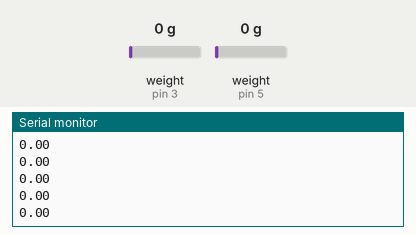
This sketch was run on a simulated Arduino Uno, built with avr-gcc and run on an emulated ATmega328P. Parts: the last lines printed to the serial monitor. The test bench sets the inputs (shaded band); at power-on: weight on the scale (sensors on pin 3, pin 5) 0 g.

Above: at 3.2 s.
3.3 s: weight on the scale (sensor on pin 3) set to 100 g
At 3.31 s:
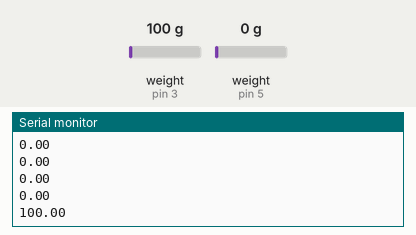
4.8 s: weight on the scale (sensor on pin 5) set to 1250 g
At 4.82 s:
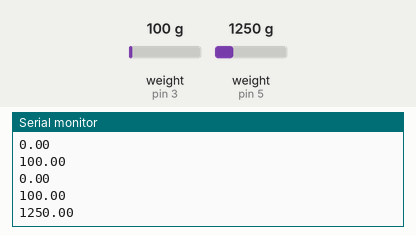
6.3 s: weight on the scale (sensor on pin 3) set to 2500 g
At 6.33 s:
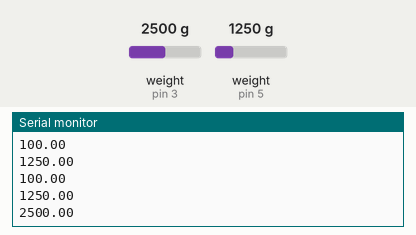
7.8 s: weight on the scale (sensor on pin 5) set to 3750 g
At 7.84 s:
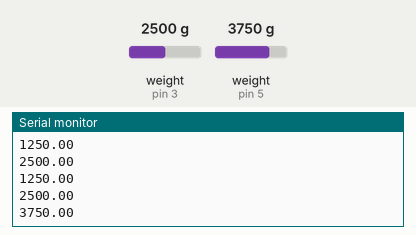
Timing chart, 0 to 10.3 s (numbered marks = the images above; inputs shaded):
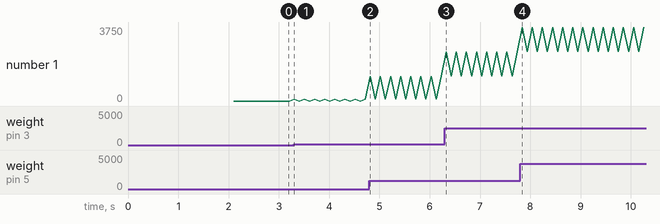

Measured:
- after the input at 3.3 s, the serial monitor: prints a new line at once (image 1)
- after the input at 4.8 s, the serial monitor: prints a new line at once (image 2)
- after the input at 6.3 s, the serial monitor: prints a new line at once (image 3)
- after the input at 7.8 s, the serial monitor: prints a new line at once (image 4)
- plotted number 1: 0 → 100 after the input at 3.3 s, 100 → 1250 after the input at 4.8 s, 1250 → 2500 after the input at 6.3 s, 2500 → 3750 after the input at 7.8 s

The sketch:

Measurement.ino
```cpp
// (licence header left out)
#include "HX711.h"

#define calibration_factor -125840.00//Drag Reading
#define calibration_factor2 -308390.00 //Lift Reading


#define DOUT  3        // Drag Load Cell
#define CLK  2
#define DOUT2  5    // Lift Load Cell
#define CLK2  4

HX711 scale(DOUT, CLK);
HX711 scale2(DOUT2, CLK2);

void setup() {
  Serial.begin(9600);

  //Serial.println("HX711 scale demo");

  scale.set_scale(calibration_factor); //This value is obtained by using the SparkFun_HX711_Calibration sketch
   scale2.set_scale(calibration_factor2); //This value is obtained by using the SparkFun_HX711_Calibration sketch


  scale.tare(); //Assuming there is no weight on the scale at start up, reset the scale to 0
  scale2.tare(); //Assuming there is no weight on the scale at start up, reset the scale to 0


}

void loop() {
 // Serial.print("Readings Scale 1:");
  Serial.println(scale.get_units()*1000, 2);
 // Serial.print(" g"); //You can change this to kg but you'll need to refactor the calibration_factor
// Serial.println();
 //Serial.print("Readings Scale 2:");
  Serial.println(scale2.get_units()*1000, 2);
 // Serial.print(" g"); //You can change this to kg but you'll need to refactor the calibration_factor
// Serial.println();


}
```
